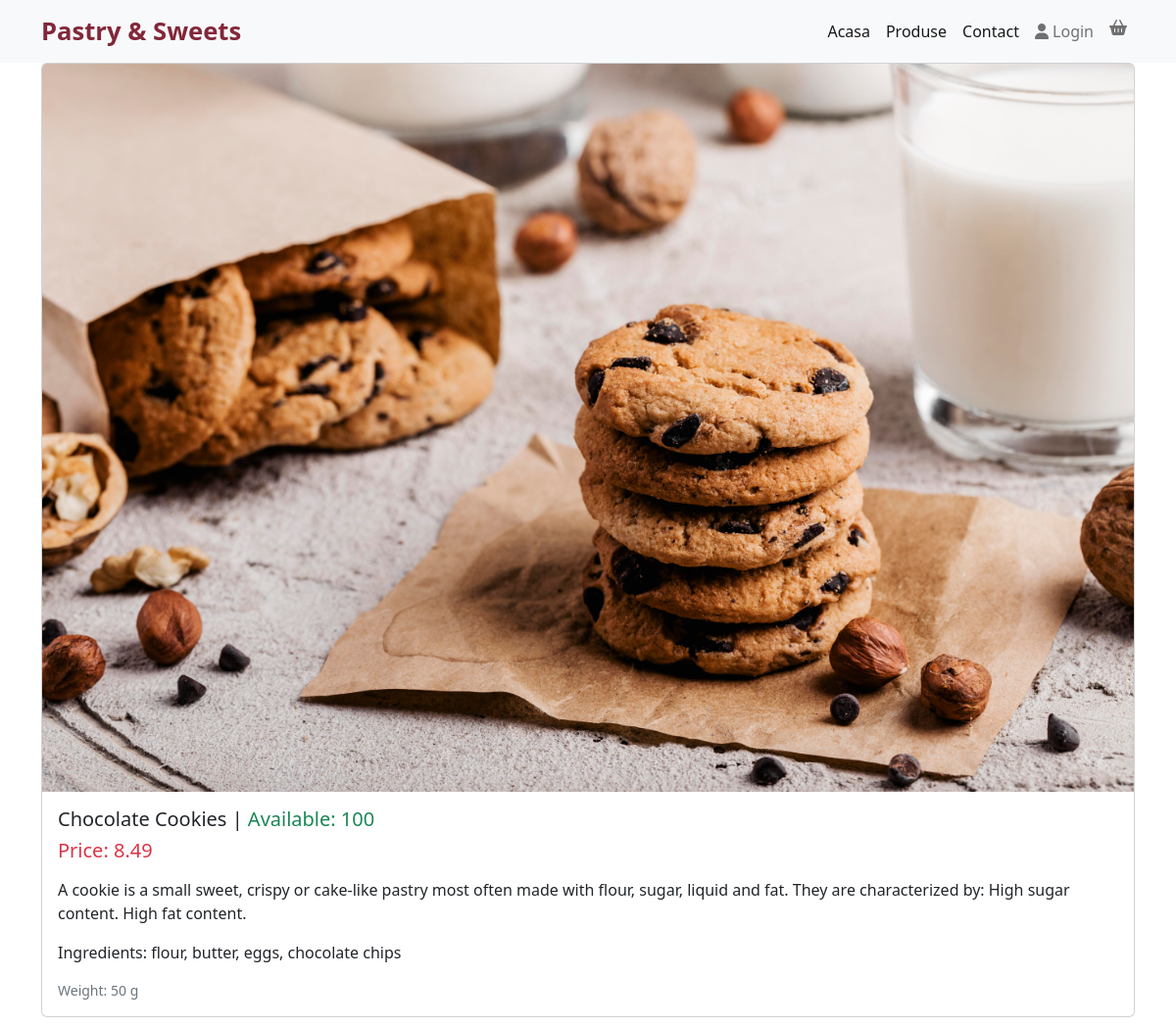
The app's page /products/3 with its own data.
### marketplaceapp/models.py (models this page shows, shortened)
class Product(models.Model):
    name = models.CharField(max_length=255)
    description = models.TextField()
    ingredients = models.TextField()
    price = models.DecimalField(max_digits=10, decimal_places=2)
    weight_grams = models.IntegerField()
    available_quantity = models.IntegerField()
    image = models.ImageField(upload_to="product_images", blank=True, null=True)

### marketplaceapp/views.py (the view)
# urls.py: path("products/<int:product_id>", views.product_detail, name="product_detail")
def product_detail(request, product_id):
    product = Product.objects.get(pk=product_id)
    context = {
        "product": product
    }
    return render(request, "marketplaceapp/product_detail.html", context)

### marketplaceapp/templates/marketplaceapp/product_detail.html
{% extends "marketplaceapp/base.html" %}
{% block content %}
<div class="container">
    <div class="card mb-3">
  <img src="{{ product.image.url }}" class="card-img-top" alt="...">
  <div class="card-body">
    <h5 class="card-title">{{ product.name }} | <span class="text-success">Available: {{product.available_quantity}}</span></h5>
    <h5 class="card-title text-danger">Price: {{ product.price }}</h5>
    <p class="card-text"><p> {{product.description}}</p>
    <p class="card-text"><p>Ingredients: {{product.ingredients}}</p>
    <p class="card-text"><small class="text-muted">Weight: {{ product.weight_grams }} g</small></p>
  </div>
</div>
</div>
{% endblock %}

### records on screen
Product: image (picture), name "Chocolate Cookies", available_quantity "100", price "8.49", description "A cookie is a small sweet, crispy or cake-like pastry most often made with flour, sugar, liquid and fat. They are characterized by: High sugar content. High fat content.", ingredients "flour, butter, eggs, chocolate chips", weight_grams "50"
